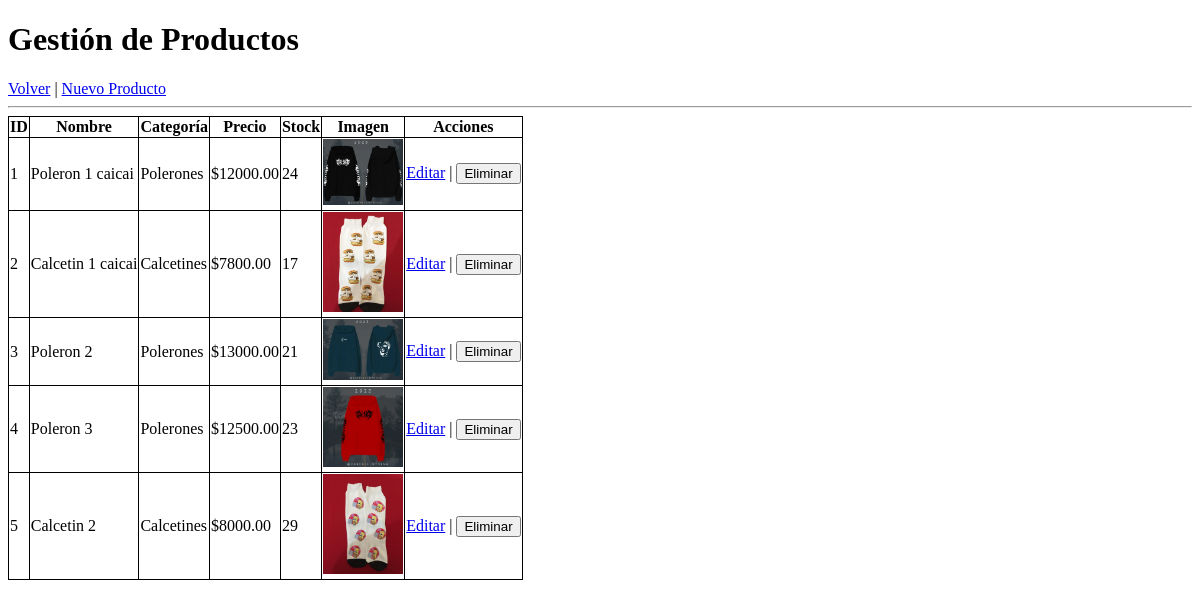
Page /panel/productos/ (signed in) on the earlier database version.
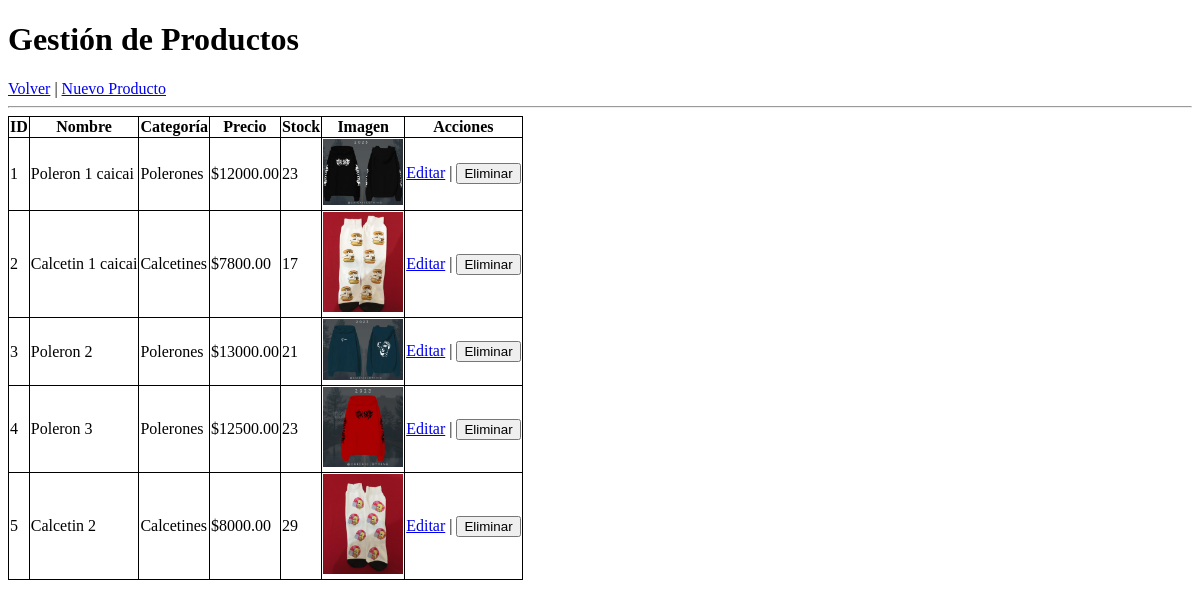
Same page on the later database version.
### core/models.py (models this page shows, shortened)
class Producto(models.Model):
    nombre = models.CharField(max_length=150)
    descripcion = models.TextField(blank=True)
    precio = models.DecimalField(max_digits=10, decimal_places=2)
    stock = models.PositiveIntegerField(default=0)
    imagen = models.ImageField(upload_to='productos/', blank=True, null=True)
    categoria = models.ForeignKey(Categoria, on_delete=models.CASCADE)

class Categoria(models.Model):
    nombre = models.CharField(max_length=100, unique=True)

### core/decorators.py (the view)
    def wrapper(request, *args, **kwargs):
        if 'admin_id' not in request.session:
            return redirect('admin_login')
        return view_func(request, *args, **kwargs)

### core/views.py (called while the page is built)
@admin_required
def productos_list(request):
    productos = Producto.objects.all()
    return render(request, 'core/productos_list.html', {'productos': productos})

### core/templates/core/productos_list.html (shortened to what this page needs)
<!DOCTYPE html>
<html lang="es">
<head>
</head>
<body>
  <h1>Gestión de Productos</h1>
  <a href="{% url 'admin_dashboard' %}">Volver</a> |
  <a href="{% url 'producto_create' %}">Nuevo Producto</a>
  <hr>
  <table>
    <tr>
      <th>ID</th>
      <th>Nombre</th>
      <th>Categoría</th>
      <th>Precio</th>
      <th>Stock</th>
      <th>Imagen</th>
      <th>Acciones</th>
    </tr>
    {% for p in productos %}
    <tr>
      <td>{{ p.id }}</td>
      <td>{{ p.nombre }}</td>
      <td>{{ p.categoria.nombre }}</td>
      <td>${{ p.precio }}</td>
      <td>{{ p.stock }}</td>
      <td>
        {% if p.imagen %}
        <img src="{{ p.imagen.url }}" width="80">
        {% else %}—{% endif %}
      </td>
      <td>
        <a href="{% url 'producto_edit' p.id %}">Editar</a> |
        <form action="{% url 'producto_delete' p.id %}" method="post" style="display:inline" onsubmit="return confirm('¿Seguro que deseas eliminar este producto?');">
          <button type="submit">Eliminar</button>
        </form>
      </td>
    </tr>
    {% empty %}
    <tr><td colspan="7">Sin productos</td></tr>
    {% endfor %}
  </table>
</body>
</html>

### core/templates/core/productos_list.html (style rules this page uses)
table { border: 1px solid black; border-collapse: collapse; }
th, td { border: 1px solid black; }

Differences in the rows shown:
changed Producto "Poleron 1 caicai": stock "24" → "23"
